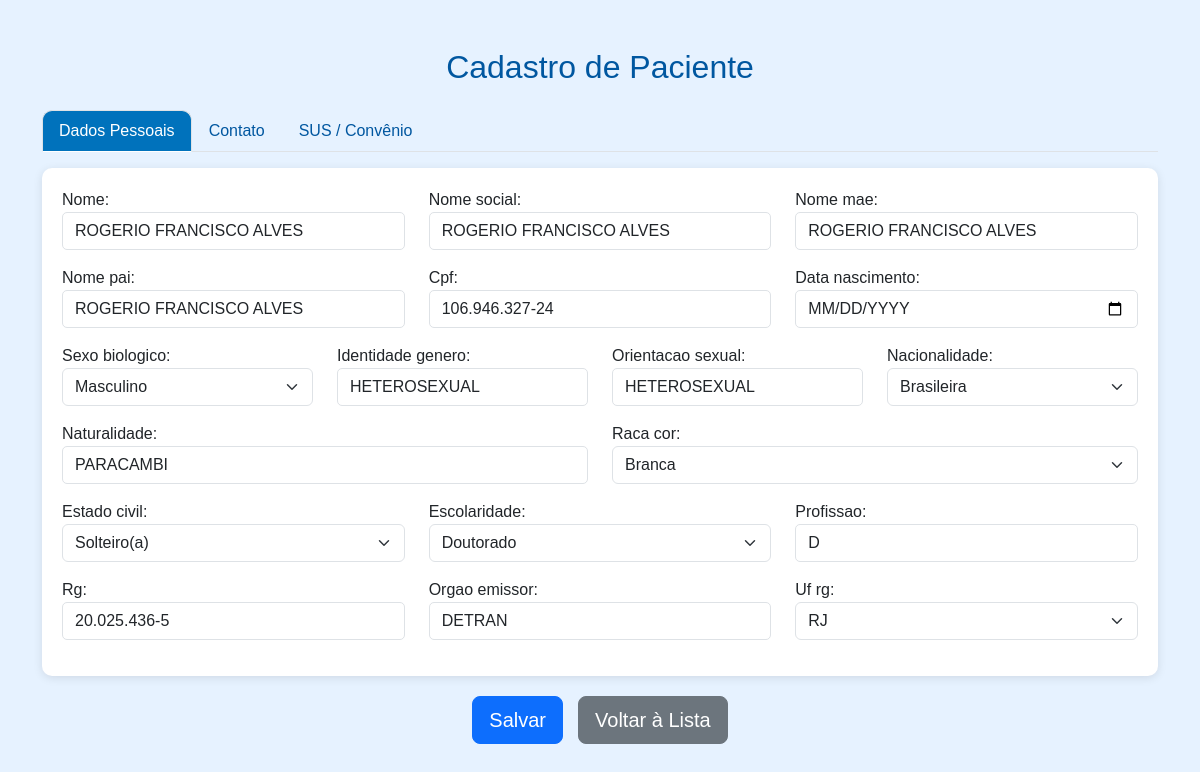
/pacientes/pacientes/1/editar/ (signed in), run on an earlier commit of the app's database.
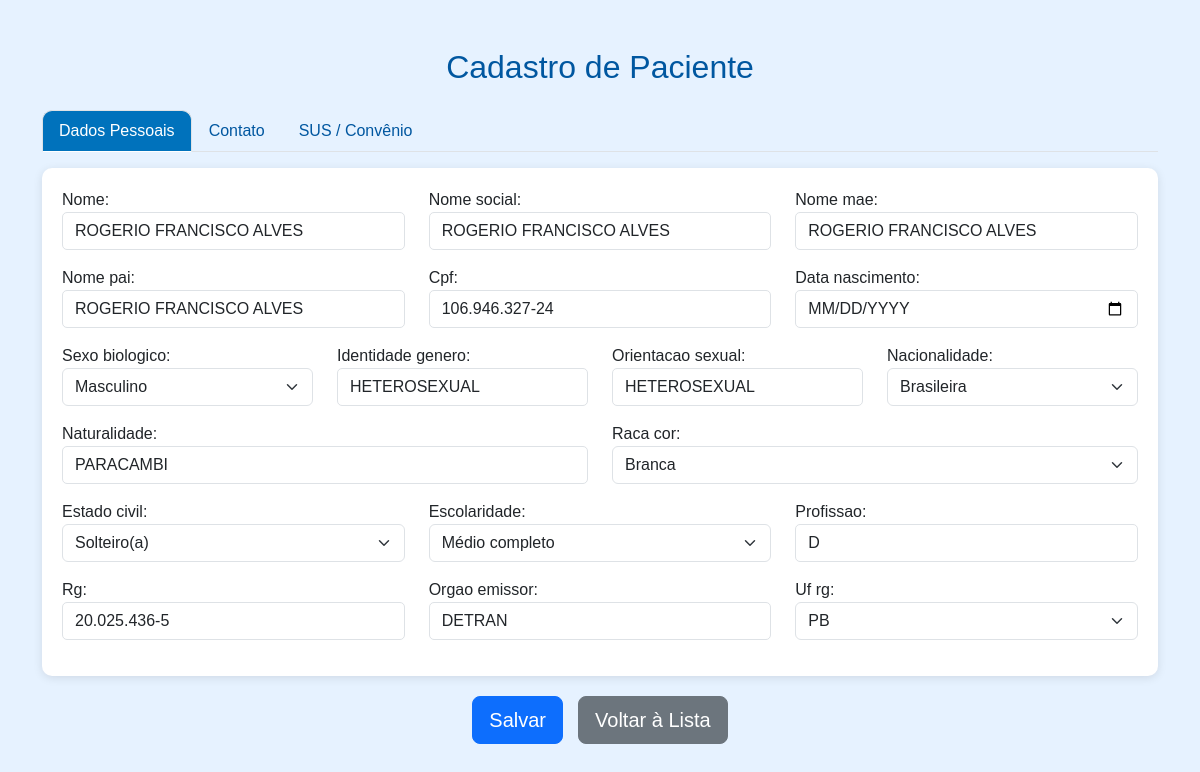
And on a later commit of the database.
### paciente/models.py (models this page shows, shortened)
class Paciente(models.Model):
    nome = models.CharField(max_length=100)
    nome_social = models.CharField(max_length=100, blank=True, null=True)
    nome_mae = models.CharField(max_length=100)
    nome_pai = models.CharField(max_length=100, blank=True, null=True)
    cpf = models.CharField(
        max_length=14,
        unique=True,
        validators=[
            RegexValidator(
                r'^\d{3}\.\d{3}\.\d{3}-\d{2}$',
                'CPF inválido! Use XXX.XXX.XXX-XX'
            )
        ]
    )
    data_nascimento = models.DateField()
    SEXO_BIOLOGICO_CHOICES = [
        ('M', 'Masculino'),
        ('F', 'Feminino'),
        ('I', 'Intersexo'),
    ]
    sexo_biologico = models.CharField(max_length=1, choices=SEXO_BIOLOGICO_CHOICES)
    identidade_genero = models.CharField(max_length=50)
    orientacao_sexual = models.CharField(max_length=50)
    NACIONALIDADE_CHOICES = [
        ('BRASILEIRA', 'Brasileira'),
        ('ARGENTINA', 'Argentina'),
        ('BOLIVIANA', 'Boliviana'),
        ('CHILENA', 'Chilena'),
        ('COLOMBIANA', 'Colombiana'),
        ('PARAGUAIA', 'Paraguaia'),
        ('PERUANA', 'Peruana'),
        ('URUGUAIA', 'Uruguaia'),
        ('VENEZUELANA', 'Venezuelana'),
        ('OUTRA', 'Outra'),
    ]
    nacionalidade = models.CharField(
        max_length=20,
        choices=NACIONALIDADE_CHOICES,
        default='BRASILEIRA'
    )
    naturalidade = models.CharField(max_length=100)
    RACA_COR_CHOICES = [
        ('BRANCA', 'Branca'),
        ('PRETA', 'Preta'),
        ('PARDA', 'Parda'),
        ('AMARELA', 'Amarela'),
        ('INDIGENA', 'Indígena'),
    ]
    raca_cor = models.CharField(max_length=10, choices=RACA_COR_CHOICES)
    ESTADO_CIVIL_CHOICES = [
        ('SOLTEIRO', 'Solteiro(a)'),
        ('CASADO', 'Casado(a)'),
        ('DIVORCIADO', 'Divorciado(a)'),
        ('VIUVO', 'Viúvo(a)'),
        ('UNIAO_ESTAVEL', 'União Estável'),
    ]
    estado_civil = models.CharField(max_length=20, choices=ESTADO_CIVIL_CHOICES)
    ESCOLARIDADE_CHOICES = [
        ('SEM_INSTRUCAO', 'Sem instrução'),
        ('FUNDAMENTAL_INCOMPLETO', 'Fundamental incompleto'),
        ('FUNDAMENTAL_COMPLETO', 'Fundamental completo'),
        ('MEDIO_INCOMPLETO', 'Médio incompleto'),
        ('MEDIO_COMPLETO', 'Médio completo'),
        ('SUPERIOR_INCOMPLETO', 'Superior incompleto'),
        ('SUPERIOR_COMPLETO', 'Superior completo'),
        ('POS_GRADUACAO', 'Pós-graduação'),
        ('MESTRADO', 'Mestrado'),
        ('DOUTORADO', 'Doutorado'),
    ]
    escolaridade = models.CharField(max_length=30, choices=ESCOLARIDADE_CHOICES)
    profissao = models.CharField(max_length=50)
    rg = models.CharField(max_length=20)
    orgao_emissor = models.CharField(max_length=10)
    UF_CHOICES = [
        ('AC','AC'), ('AL','AL'), ('AP','AP'), ('AM','AM'),
        ('BA','BA'), ('CE','CE'), ('DF','DF'), ('ES','ES'),
        ('GO','GO'), ('MA','MA'), ('MT','MT'), ('MS','MS'),
        ('MG','MG'), ('PA','PA'), ('PB','PB'), ('PR','PR'),
        ('PE','PE'), ('PI','PI'), ('RJ','RJ'), ('RN','RN'),
        ('RS','RS'), ('RO','RO'), ('RR','RR'), ('SC','SC'),
        ('SP','SP'), ('SE','SE'), ('TO','TO'),
    ]
    uf_rg = models.CharField(max_length=2, choices=UF_CHOICES)
    cep = models.CharField(
        max_length=9,
        validators=[
            RegexValidator(
                r'^\d{5}-\d{3}$',
                'CEP inválido! Use XXXXX-XXX'
            )
        ]
    )
    endereco = models.CharField(max_length=100)
    numero = models.CharField(max_length=10)
    complemento = models.CharField(max_length=50, blank=True, null=True)
    bairro = models.CharField(max_length=50)
    municipio = models.CharField(max_length=50)
    uf = models.CharField(max_length=2, choices=UF_CHOICES)
    ZONA_CHOICES = [
        ('URBANA', 'Urbana'),
        ('RURAL', 'Rural'),
    ]
    zona = models.CharField(max_length=6, choices=ZONA_CHOICES)
    telefone_fixo = models.CharField(
        max_length=15,
        blank=True,
        null=True,
        validators=[
            RegexValidator(
                r'^\(\d{2}\)\s\d{4}-\d{4}$',
                'Telefone inválido! Use (XX) XXXX-XXXX'
            )
        ]
    )
    celular = models.CharField(
        max_length=15,
        validators=[
            RegexValidator(
                r'^\(\d{2}\)\s\d{5}-\d{4}$',
                'Celular inválido! Use (XX) XXXXX-XXXX'
            )
        ]
    )
    whatsapp = models.BooleanField(default=False)
    email = models.EmailField(blank=True, null=True)
    cartao_sus = models.CharField(max_length=18, blank=True, null=True)
    criado_por = models.ForeignKey(
        User,
        on_delete=models.SET_NULL,
        null=True,
        blank=True,
        related_name='pacientes_criados'
    )
    data_criacao = models.DateTimeField(default=timezone.now, editable=False)
    data_atualizacao = models.DateTimeField(auto_now=True)

### paciente/decorators.py (the view)
        def _wrapped_view(request, *args, **kwargs):
            if request.user.is_authenticated and (
                request.user.is_superuser or
                request.user.groups.filter(name__in=grupos).exists()
            ):
                return view_func(request, *args, **kwargs)
            raise PermissionDenied  # ← ISSO ativa o 403.html

### paciente/views.py (called while the page is built)
@login_required
@grupo_requerido(['Recepcao'])
def paciente_edit(request, pk):
    paciente = get_object_or_404(Paciente, pk=pk)
    if request.method == 'POST':
        form = PacienteForm(request.POST, instance=paciente)
        if form.is_valid():
            form.save()
            return redirect('paciente_list')
    else:
        form = PacienteForm(instance=paciente)
    return render(request, 'paciente/form.html', {'form': form})

### paciente/templates/paciente/form.html (shortened to what the changed rows need)
<!DOCTYPE html>
<html lang="pt-br">
<head>
    <link rel="stylesheet" href="https://cdn.jsdelivr.net/npm/bootstrap@5.3.2/dist/css/bootstrap.min.css">
</head>
<body>
<div class="container mt-5 mb-5">
    <h2 class="text-center mb-4">Cadastro de Paciente</h2>
    <form method="POST" novalidate>
        <div class="tab-content mt-3">
            <div class="tab-pane fade show active" id="dados">
                <div class="card-tab">
                    <div class="row">
                        <div class="col-md-4 mb-3">{{ form.nome.label_tag }}{{ form.nome }}{% if form.nome.errors %}<div class="text-danger">{{ form.nome.errors }}</div>{% endif %}</div>
                        <div class="col-md-4 mb-3">{{ form.nome_social.label_tag }}{{ form.nome_social }}{% if form.nome_social.errors %}<div class="text-danger">{{ form.nome_social.errors }}</div>{% endif %}</div>
                        <div class="col-md-4 mb-3">{{ form.nome_mae.label_tag }}{{ form.nome_mae }}{% if form.nome_mae.errors %}<div class="text-danger">{{ form.nome_mae.errors }}</div>{% endif %}</div>
                        <div class="col-md-4 mb-3">{{ form.nome_pai.label_tag }}{{ form.nome_pai }}{% if form.nome_pai.errors %}<div class="text-danger">{{ form.nome_pai.errors }}</div>{% endif %}</div>
                        <div class="col-md-4 mb-3">{{ form.cpf.label_tag }}{{ form.cpf }}{% if form.cpf.errors %}<div class="text-danger">{{ form.cpf.errors }}</div>{% endif %}</div>
                        <div class="col-md-4 mb-3">{{ form.data_nascimento.label_tag }}{{ form.data_nascimento }}{% if form.data_nascimento.errors %}<div class="text-danger">{{ form.data_nascimento.errors }}</div>{% endif %}</div>
                        <div class="col-md-3 mb-3">{{ form.sexo_biologico.label_tag }}{{ form.sexo_biologico }}{% if form.sexo_biologico.errors %}<div class="text-danger">{{ form.sexo_biologico.errors }}</div>{% endif %}</div>
                        <div class="col-md-3 mb-3">{{ form.identidade_genero.label_tag }}{{ form.identidade_genero }}{% if form.identidade_genero.errors %}<div class="text-danger">{{ form.identidade_genero.errors }}</div>{% endif %}</div>
                        <div class="col-md-3 mb-3">{{ form.orientacao_sexual.label_tag }}{{ form.orientacao_sexual }}{% if form.orientacao_sexual.errors %}<div class="text-danger">{{ form.orientacao_sexual.errors }}</div>{% endif %}</div>
                        <div class="col-md-3 mb-3">{{ form.nacionalidade.label_tag }}{{ form.nacionalidade }}{% if form.nacionalidade.errors %}<div class="text-danger">{{ form.nacionalidade.errors }}</div>{% endif %}</div>
                        <div class="col-md-6 mb-3">{{ form.naturalidade.label_tag }}{{ form.naturalidade }}{% if form.naturalidade.errors %}<div class="text-danger">{{ form.naturalidade.errors }}</div>{% endif %}</div>
                        <div class="col-md-6 mb-3">{{ form.raca_cor.label_tag }}{{ form.raca_cor }}{% if form.raca_cor.errors %}<div class="text-danger">{{ form.raca_cor.errors }}</div>{% endif %}</div>
                        <div class="col-md-4 mb-3">{{ form.estado_civil.label_tag }}{{ form.estado_civil }}{% if form.estado_civil.errors %}<div class="text-danger">{{ form.estado_civil.errors }}</div>{% endif %}</div>
                        <div class="col-md-4 mb-3">{{ form.escolaridade.label_tag }}{{ form.escolaridade }}{% if form.escolaridade.errors %}<div class="text-danger">{{ form.escolaridade.errors }}</div>{% endif %}</div>
                        <div class="col-md-4 mb-3">{{ form.profissao.label_tag }}{{ form.profissao }}{% if form.profissao.errors %}<div class="text-danger">{{ form.profissao.errors }}</div>{% endif %}</div>
                        <div class="col-md-4 mb-3">{{ form.rg.label_tag }}{{ form.rg }}{% if form.rg.errors %}<div class="text-danger">{{ form.rg.errors }}</div>{% endif %}</div>
                        <div class="col-md-4 mb-3">{{ form.orgao_emissor.label_tag }}{{ form.orgao_emissor }}{% if form.orgao_emissor.errors %}<div class="text-danger">{{ form.orgao_emissor.errors }}</div>{% endif %}</div>
                        <div class="col-md-4 mb-3">{{ form.uf_rg.label_tag }}{{ form.uf_rg }}{% if form.uf_rg.errors %}<div class="text-danger">{{ form.uf_rg.errors }}</div>{% endif %}</div>
                    </div>
                </div>
            </div>
        </div>
    </form>
</div>
</body>
</html>

What changed in the data, as far as the page shows it:
changed Paciente "ROGERIO FRANCISCO ALVES": escolaridade "Doutorado" → "Médio completo"; uf_rg "RJ" → "PB"
